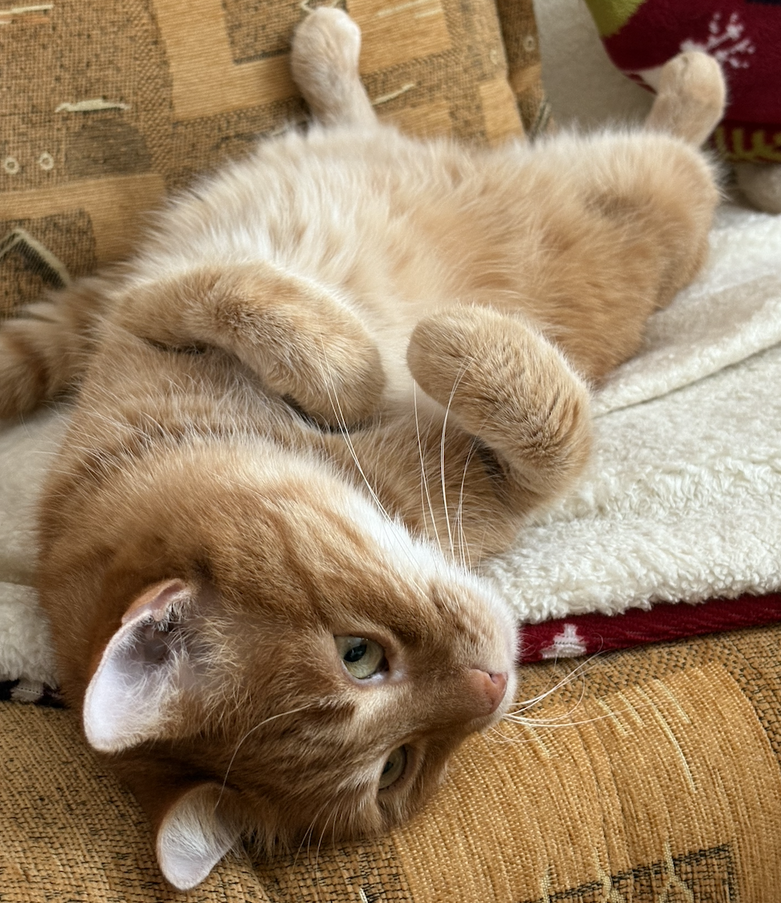
#> input picture xit1/vasik.png, 781 x 903 px, shrunk from 976 x 1128 before the run
$ python ukol_3.py
#> lines starting #> are read from the running program, lines starting #| are printed output that depends on the picture; after the words box and inside, x2 and y2 are one past the last pixel; in counts of white or black regions, pixels touching at a corner belong together
### xit1/ukol_1.py
import os

from PIL import Image
import numpy as np


IMG_PATH = "./vasik.png"


def convert_to_grayscale(image, average=None):
    """Určení šedého obrazu z barevného obrázku."""
    data = np.array(image)
    r, g, b = data[:, :, 0], data[:, :, 1], data[:, :, 2]


    if not average:
        weights = random_weights()
        gray = (weights[0] * r + weights[1] * g + weights[2] * b).astype(np.uint8)
    else:
        if average == 'simple':
            gray = (r + g + b) // 3
        elif average == 'weighted':
            gray = (0.299 * r + 0.587 * g + 0.114 * b).astype(np.uint8)
        else:
            raise ValueError("average must be 'simple' or 'weighted'")

    return Image.fromarray(gray, mode='L')


# [30 lines left out: functions random_weights, desaturate, normalization, not called in this run]


# [16 lines that do not run on import are left out]

### xit1/ukol_3.py
import os

import numpy as np
from PIL import Image

from ukol_1 import convert_to_grayscale


def brightness(image, c: int):
    """Úprava jasu obrázku přičtením konstanty c."""
    data = np.array(image).astype(np.int16)
    data += c
    data = np.clip(data, 0, 255).astype(np.uint8)    # zabránění přetečení
    return Image.fromarray(data, mode='L')


def constrast(image, factor: float):
    """Úprava kontrastu obrázku podle zadaného faktoru."""
    data = np.array(image).astype(np.int16)
    data = 128 + factor * (data - 128)    # úprava vzhledem ke středu
    data = np.clip(data, 0, 255).astype(np.uint8)    # zabránění přetečení
    return Image.fromarray(data, mode='L')


def thresholding(image, t: int):
    """Prahování obrázku podle zadané prahové hodnoty t."""
    data = np.array(image).astype(np.uint8)
    data = np.where(data >= t, 255, 0).astype(np.uint8)
    return Image.fromarray(data, mode='L')


def gamma_correction(image, gamma: float):
    """Gamma korekce obrázku podle zadaného gamma faktoru."""
    data = np.array(image).astype(np.float32) / 255.0    # normalizace, abych nepracoval s extrémním exponentem
    data = np.power(data, gamma) * 255.0    # zpětná denormalizace
    data = np.clip(data, 0, 255).astype(np.uint8)
    return Image.fromarray(data, mode='L')

def histogram(image):
    """Vypočítá histogram jasu obrázku."""
    data = np.array(image).astype(np.uint8)
    height, width = data.shape
    hist = np.zeros(256, dtype=int)
    for i in range(height):
        for j in range(width):
            hist[data[i, j]] += 1
    return hist


def cumulative_histogram(image):
    """Vypočítá kumulativní histogram jasu obrázku."""
    hist = histogram(image)
    cum_hist = np.cumsum(hist)
    return cum_hist


def norm_histogram(image):
    """Vypočítá normalizovaný histogram jasu obrázku."""
    hist = histogram(image)
    total_pixels = np.sum(hist)
    norm_hist = hist / total_pixels    # viz přednáška M*N ... dostanu počet pixelů obrazu
    return norm_hist


def norm_cumulative_histogram(image):
    """Vypočítá normalizovaný kumulativní histogram jasu obrázku."""
    norm_hist = norm_histogram(image)
    norm_cum_hist = np.cumsum(norm_hist)
    return norm_cum_hist


def equalization(image):
    """Provede ekvalizaci jasu obrázku."""
    data = np.array(image).astype(np.uint8)
    height, width = data.shape
    norm_cum_hist = norm_cumulative_histogram(image)
    equalized_data = np.zeros((height, width), dtype=np.uint8)
    L = 256

    for i in range(height):
        for j in range(width):
            equalized_data[i, j] = int(norm_cum_hist[data[i, j]] * (L - 1))

    return Image.fromarray(equalized_data, mode='L')


def linear_combination(image1, image2, alpha: float):
    """Lineární kombinace dvou obrázků podle váhy alpha."""
    data1 = np.array(image1).astype(np.float32)
    data2 = np.array(image2).astype(np.float32)

    if data1.shape != data2.shape:
        raise ValueError('Obrázky musí mít stejnou velikost a počet kanálů pro lineární kombinaci.')

    combined_data = alpha * data1 + (1 - alpha) * data2
    combined_data = np.clip(combined_data, 0, 255).astype(np.uint8)

    if len(combined_data.shape) == 2:
        mode = 'L'
    else:
        mode = 'RGB'

    return Image.fromarray(combined_data, mode=mode)


if __name__ == "__main__":
    img = Image.open("./vasik.png").convert("RGB")
    gray = convert_to_grayscale(img, average='weighted')

    kaja = Image.open("kaja.png").convert("RGB")
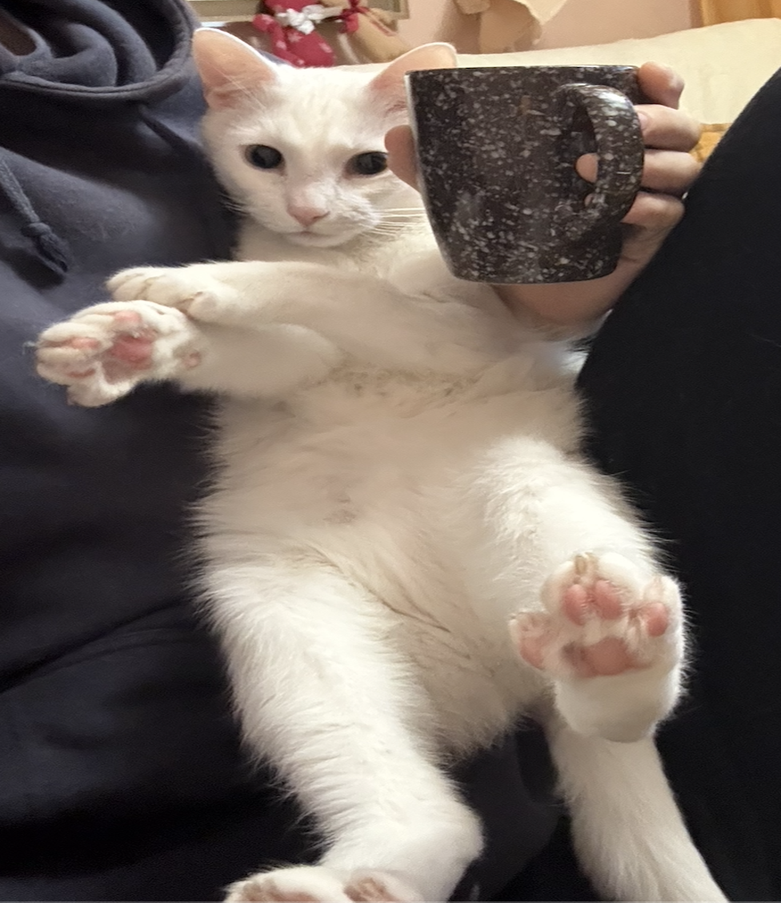
#> input picture xit1/kaja.png, 781 x 903 px, shrunk from 976 x 1128 before the run
    kaja_gray = convert_to_grayscale(kaja, average='weighted')
#> call 2 of convert_to_grayscale, with average = 'weighted'
#> in convert_to_grayscale (call 2), `r, g, b = data[:, :, 0], data[:, :, 1], data[:, :, 2]`:
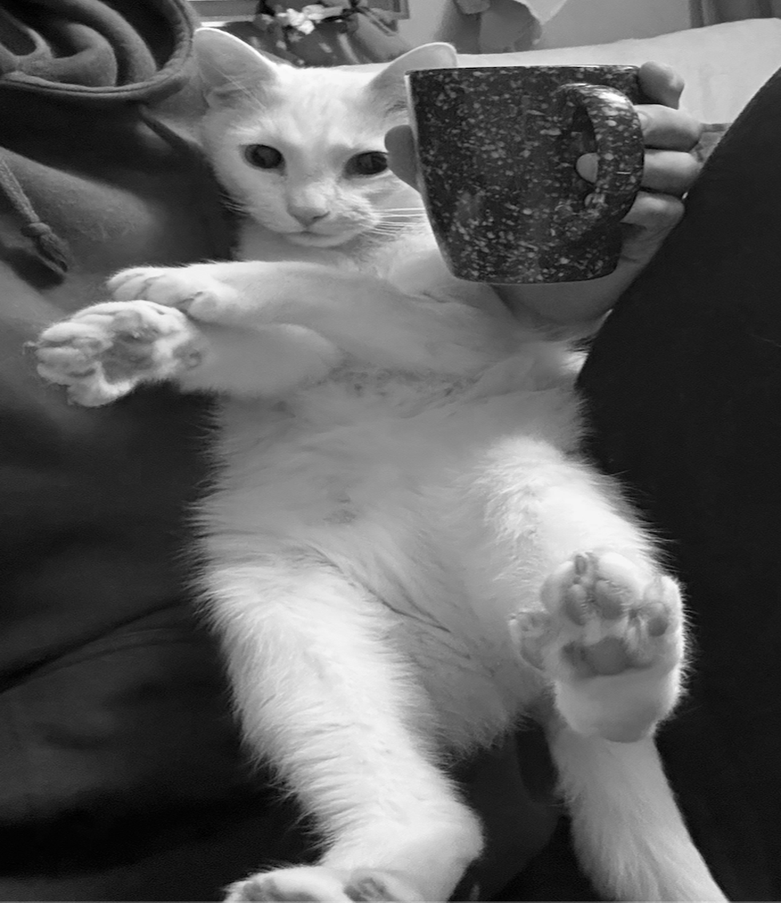
#> b: shape (903, 781); min 0, max 255, mean 95.2

    os.makedirs("output", exist_ok=True)
    brightened = brightness(gray, 30)
    brightened.save("output/brightened.png")

    contrasted = constrast(gray, 1.5)
    contrasted.save("output/contrasted.png")

    thresholded = thresholding(gray, 128)
#> in thresholding, `data = np.where(data >= t, 255, 0).astype(np.uint8)`:
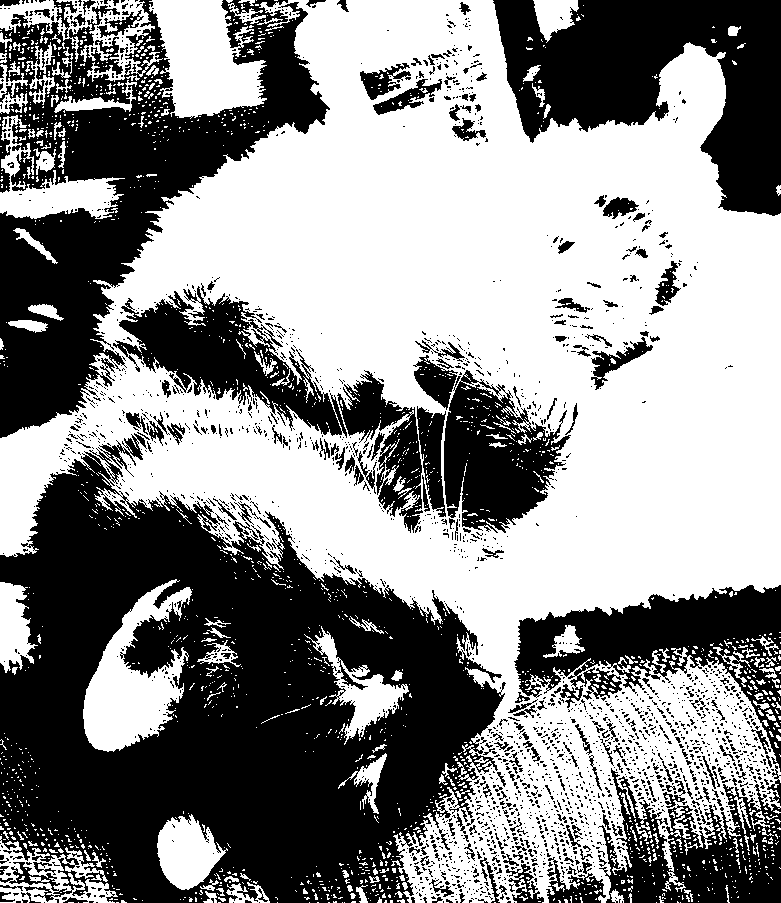
#> data: shape (903, 781); 54.7% white; 2335 black regions (2096 under 20 px), largest, box (x1, y1, x2, y2) and area: (0, 433, 506, 903) 138929, (0, 0, 330, 438) 55184, (493, 0, 781, 216) 33931
    thresholded.save("output/thresholded.png")

    gamma_corrected = gamma_correction(gray, 2.2)
#> in gamma_correction, `data = np.power(data, gamma) * 255.0`:
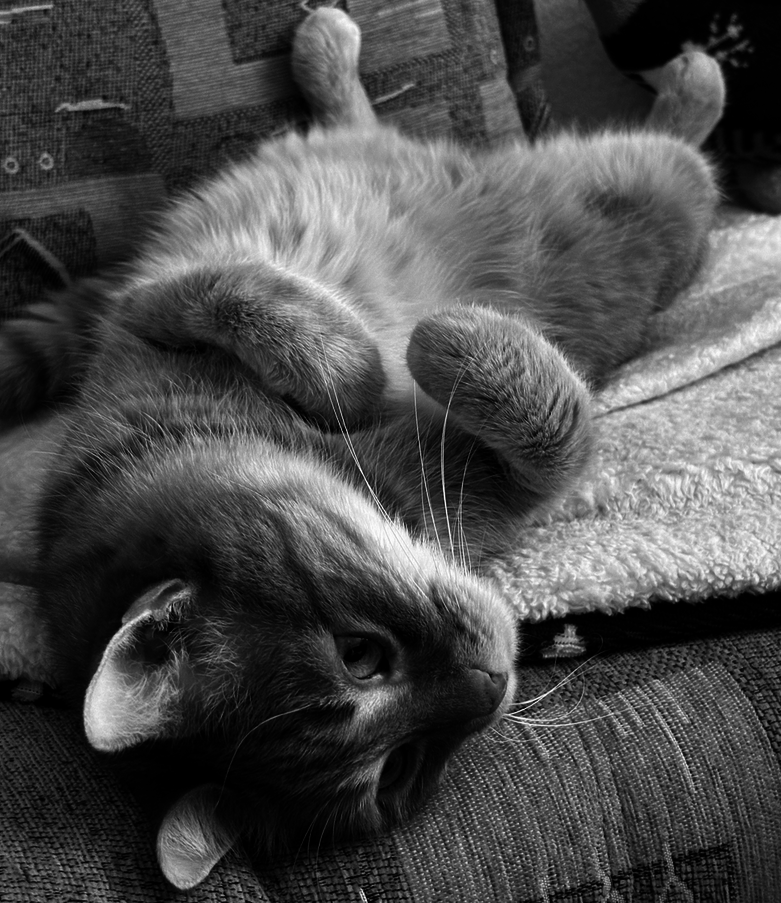
#> data: shape (903, 781) float32; min 0, max 255, mean 76.5
    gamma_corrected.save("output/gamma_corrected.png")

    equalized = equalization(gray)
#> in norm_histogram, `hist = histogram(image)`: hist = 256 values, max 5011 at index 140, min 1 at index 255, mean 2754.9
#> in norm_histogram, `total_pixels = np.sum(hist)`: total_pixels = 705243
#> in norm_histogram, `norm_hist = hist / total_pixels`: norm_hist = 256 values, max 0.00711 at index 140, min 1.42e-06 at index 255, mean 0.00391
#> in norm_cumulative_histogram, `norm_cum_hist = np.cumsum(norm_hist)`: norm_cum_hist = 256 values from 0.000166 to 1
#> after the loop in equalization, `for i in range(height):`:
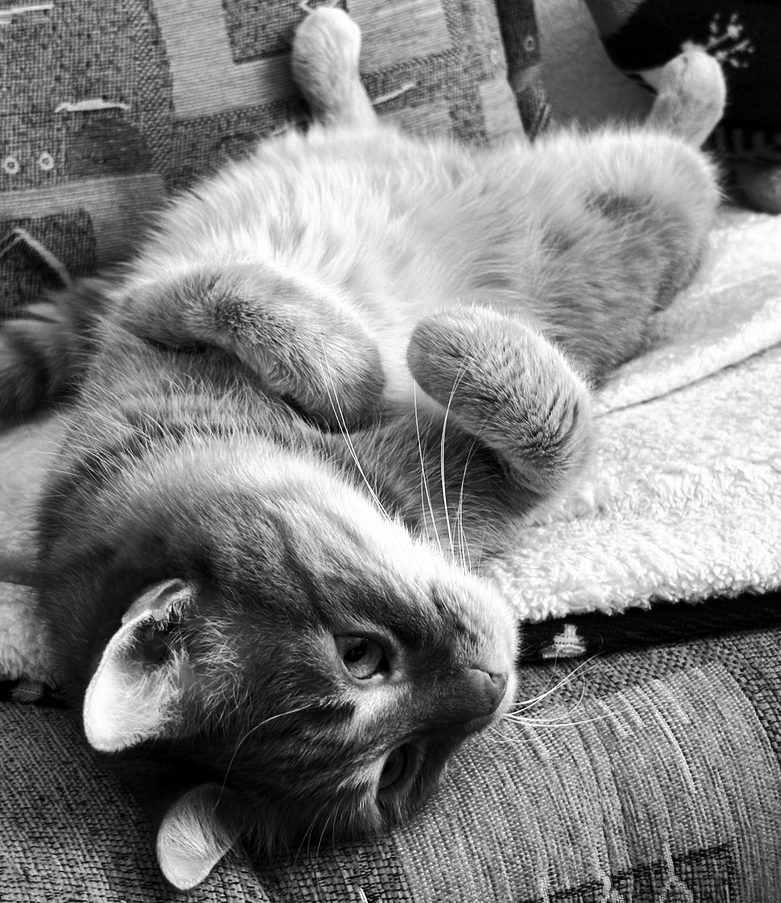
#> equalized_data: shape (903, 781); min 0, max 254, mean 127.6
    equalized.save("output/equalized.png")

    combined = linear_combination(gray, kaja_gray, 0.5)
#> in linear_combination, `combined_data = alpha * data1 + (1 - alpha) * data2`:
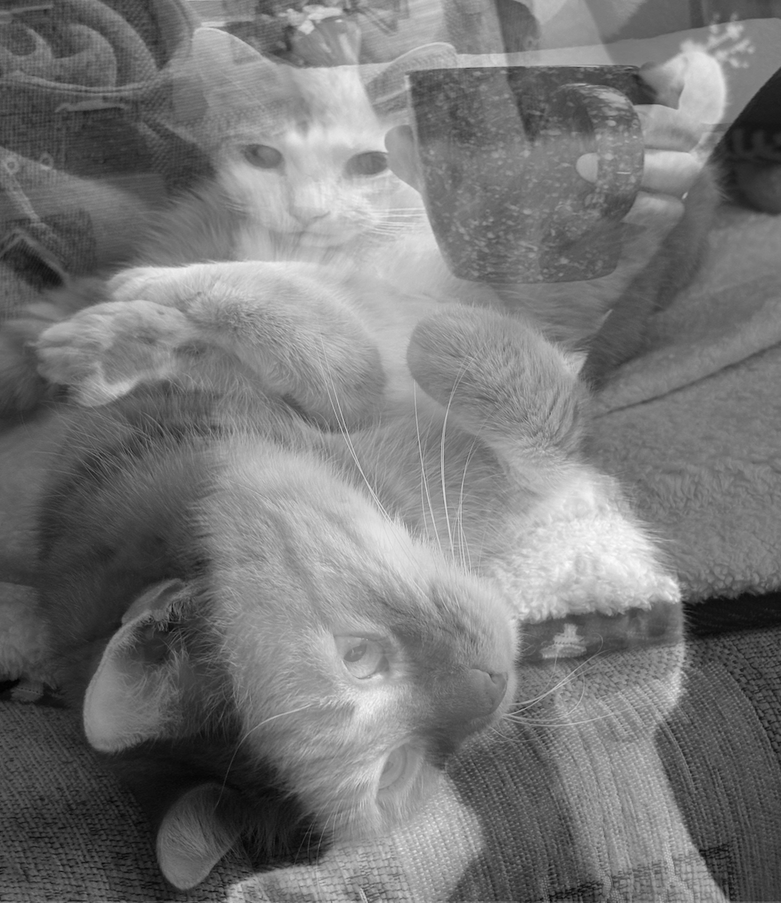
#> combined_data: shape (903, 781) float32; min 2, max 252, mean 119.2
    combined.save("output/linear_combination.png")
